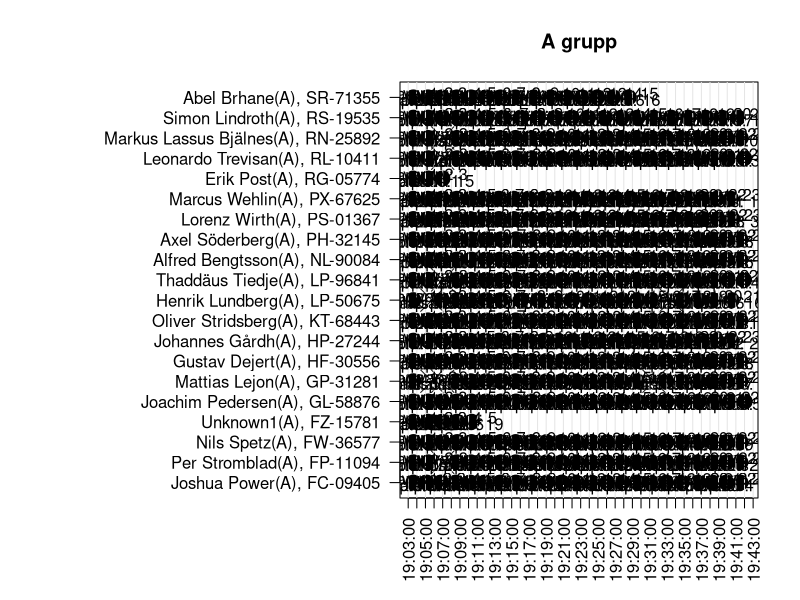
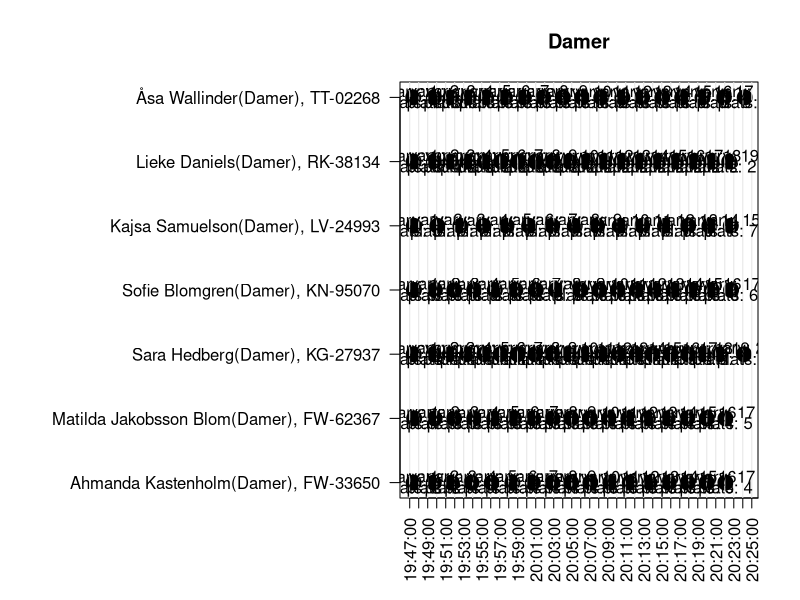
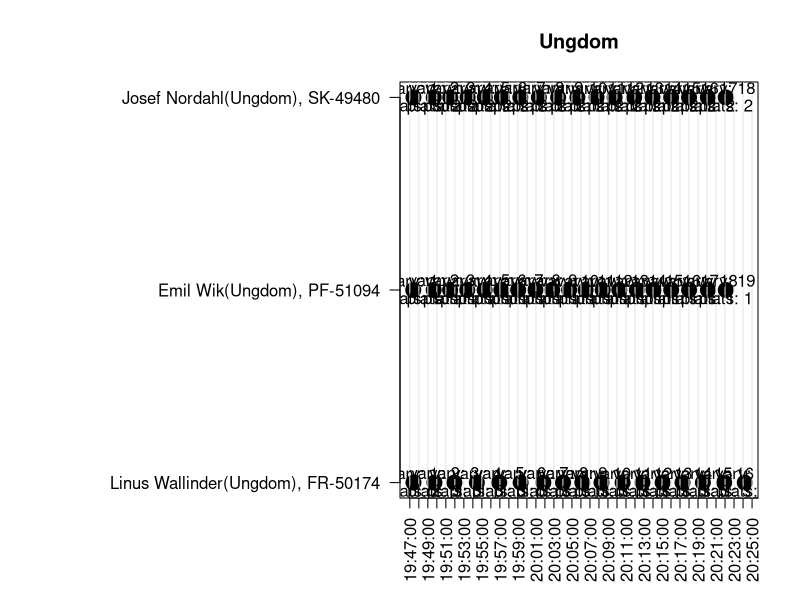
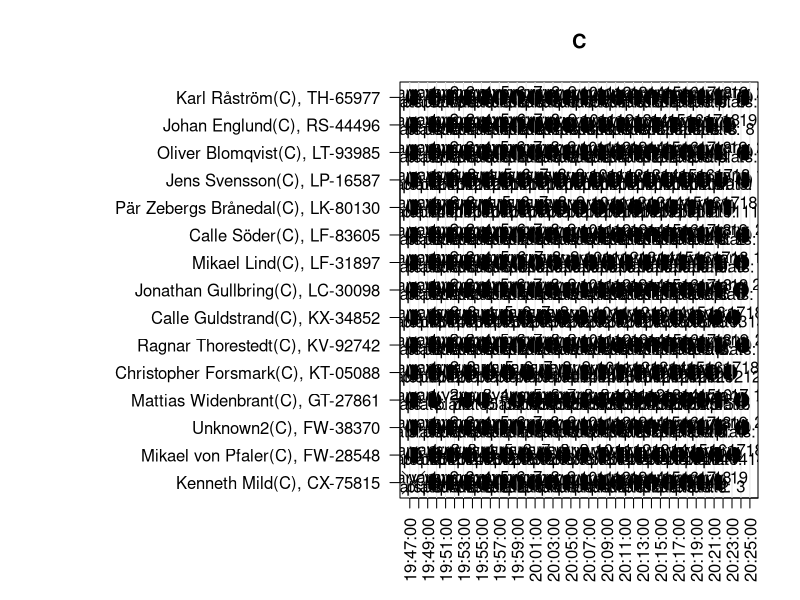
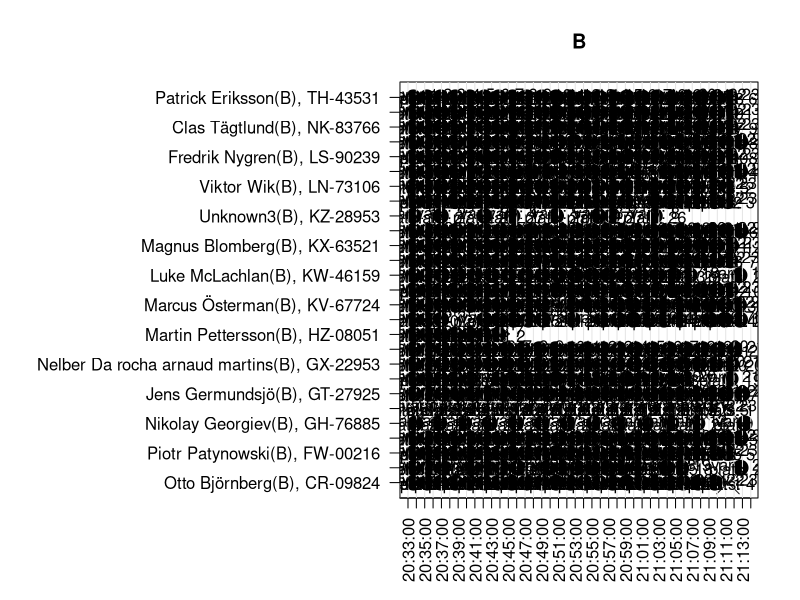

The R source for these figures, in order:
library(readxl)

## Read the startlist
startlist <- readxl::read_xlsx("startlist.xlsx")

## Read the results and som manual entries
df <- read.table("20250806-212445-0212BD-SF.txt")
df2 <- read.table("extradata.txt")
names(df) <- c("pass", "chip", "info", "date", "time", "info1", "info2")
names(df2) <- c("pass", "chip", "info", "date", "time", "info1", "info2")
df$type <- "chip_read"
df2$type <- "manual"
df <- rbind(df, df2)
df$type <- c("black", "grey10")[as.numeric(as.factor(df$type))]
df$pch <- c(20, 4)[as.numeric(as.factor(df$type))]
df$datetime <- as.POSIXlt(paste(df$date, df$time), format = "%Y-%m-%d %H:%M:%OS")

## Add the name and class to the results
df$name <- startlist$Namn[match(df$chip, startlist$ChipNr)]
df$class <- startlist$Klass[match(df$chip, startlist$ChipNr)]

## limit to just today
df <- df[df$datetime >= as.POSIXlt("2025-08-06 18:50:00.000", format = "%Y-%m-%d %H:%M:%OS"), ]

## Check for anyone with no Chip times:
startlist[!startlist$ChipNr %in% df$chip, ]
## We know that Henrik Holm started and was first in B


## Graph the results of A
pdf("A.pdf", width = 48, height = 24)
par(mar = c(5.1, 20, 4.1, 2.1))
cutoff1 <- as.POSIXlt("2025-08-06 19:03:00.000", format = "%Y-%m-%d %H:%M:%OS")
cutoff2 <- as.POSIXlt("2025-08-06 19:43:00.000", format = "%Y-%m-%d %H:%M:%OS")
df2 <- df[df$datetime > cutoff1 & df$datetime < cutoff2, ]
df2 <- df2[order(df2$chip, df2$datetime), ]
df2$chip <- as.factor(df2$chip)
##
## Add the lap number
df2$lap <- as.numeric(ave(df2$datetime, df2$chip, FUN = rank))
df2$placing <- as.numeric(ave(df2$datetime, df2$lap, FUN = rank))
##
plot(y = df2$chip, x = df2$datetime,
     type = "p", pch = df2$pch, yaxt = "n",
     ylab = "", xlab = "", xaxt = "n",
     main = "A grupp", col = df2$type, cex = 3)
labsy <- levels(df2$chip)
name <- startlist$Namn[match(labsy, startlist$ChipNr)]
class <- startlist$Klass[match(labsy, startlist$ChipNr)]
axis(side = 2, at = sort(as.numeric(unique(df2$chip))),
     labels = paste0(name, "(", class, ")", ", ", labsy), las = 1)
labsx <- seq(from = cutoff1,
             to = cutoff2,
             length.out = 41)
labsx <- format(as.POSIXlt(labsx), "%H:%M:%S")
times <- seq(from = cutoff1,
             to = cutoff2,
             length.out = 41)
axis(side = 1, at = times, las = 2, labels = labsx)
abline(v = times, col = "grey90")
## Add lap number and rank
text(x = df2$datetime,
     y = as.numeric(df2$chip) + 0.2,
     labels = paste0("varv: ", df2$lap))
text(x = df2$datetime,
     y = as.numeric(df2$chip) - 0.2,
     labels = paste0("plats: ", df2$placing))
dev.off()

pdf("Damer.pdf", width = 48, height = 24)
par(mar = c(5.1, 20, 4.1, 2.1))
cutoff1 <- as.POSIXlt("2025-08-06 19:47:00.000", format = "%Y-%m-%d %H:%M:%OS")
cutoff2 <- as.POSIXlt("2025-08-06 20:27:00.000", format = "%Y-%m-%d %H:%M:%OS")
df2 <- df[df$datetime > cutoff1 & df$datetime < cutoff2 & df$class == "Damer", ]
df2 <- df2[order(df2$chip, df2$datetime), ]
df2$chip <- as.factor(df2$chip)
##
## Add the lap number
df2$lap <- as.numeric(ave(df2$datetime, df2$chip, FUN = rank))
df2$placing <- as.numeric(ave(df2$datetime, df2$lap, FUN = rank))
##
plot(y = df2$chip, x = df2$datetime,
     type = "p", pch = df2$pch, yaxt = "n",
     ylab = "", xlab = "", xaxt = "n",
     main = "Damer", col = df2$type, cex = 3)
labsy <- levels(df2$chip)
name <- startlist$Namn[match(labsy, startlist$ChipNr)]
class <- startlist$Klass[match(labsy, startlist$ChipNr)]
axis(side = 2, at = sort(as.numeric(unique(df2$chip))),
     labels = paste0(name, "(", class, ")", ", ", labsy), las = 1)
labsx <- seq(from = cutoff1,
             to = cutoff2,
             length.out = 41)
labsx <- format(as.POSIXlt(labsx), "%H:%M:%S")
times <- seq(from = cutoff1,
             to = cutoff2,
             length.out = 41)
axis(side = 1, at = times, las = 2, labels = labsx)
abline(v = times, col = "grey90")
## Add lap number and rank
text(x = df2$datetime,
     y = as.numeric(df2$chip) + 0.1,
     labels = paste0("varv: ", df2$lap))
text(x = df2$datetime,
     y = as.numeric(df2$chip) - 0.1,
     labels = paste0("plats: ", df2$placing))
dev.off()

pdf("Ungdomar.pdf", width = 48, height = 12)
par(mar = c(5.1, 20, 4.1, 2.1))
cutoff1 <- as.POSIXlt("2025-08-06 19:47:00.000", format = "%Y-%m-%d %H:%M:%OS")
cutoff2 <- as.POSIXlt("2025-08-06 20:27:00.000", format = "%Y-%m-%d %H:%M:%OS")
df2 <- df[df$datetime > cutoff1 & df$datetime < cutoff2 & df$class == "Ungdom", ]
df2 <- df2[order(df2$chip, df2$datetime), ]
df2$chip <- as.factor(df2$chip)
##
## Add the lap number
df2$lap <- as.numeric(ave(df2$datetime, df2$chip, FUN = rank))
df2$placing <- as.numeric(ave(df2$datetime, df2$lap, FUN = rank))
##
plot(y = df2$chip, x = df2$datetime,
     type = "p", pch = df2$pch, yaxt = "n",
     ylab = "", xlab = "", xaxt = "n",
     main = "Ungdom", col = df2$type, cex = 3)
labsy <- levels(df2$chip)
name <- startlist$Namn[match(labsy, startlist$ChipNr)]
class <- startlist$Klass[match(labsy, startlist$ChipNr)]
axis(side = 2, at = sort(as.numeric(unique(df2$chip))),
     labels = paste0(name, "(", class, ")", ", ", labsy), las = 1)
labsx <- seq(from = cutoff1,
             to = cutoff2,
             length.out = 41)
labsx <- format(as.POSIXlt(labsx), "%H:%M:%S")
times <- seq(from = cutoff1,
             to = cutoff2,
             length.out = 41)
axis(side = 1, at = times, las = 2, labels = labsx)
abline(v = times, col = "grey90")
## Add lap number and rank
text(x = df2$datetime,
     y = as.numeric(df2$chip) + 0.05,
     labels = paste0("varv: ", df2$lap))
text(x = df2$datetime,
     y = as.numeric(df2$chip) - 0.05,
     labels = paste0("plats: ", df2$placing))
dev.off()

pdf("C.pdf", width = 48, height = 24)
par(mar = c(5.1, 20, 4.1, 2.1))
cutoff1 <- as.POSIXlt("2025-08-06 19:47:00.000", format = "%Y-%m-%d %H:%M:%OS")
cutoff2 <- as.POSIXlt("2025-08-06 20:27:00.000", format = "%Y-%m-%d %H:%M:%OS")
df2 <- df[df$datetime > cutoff1 & df$datetime < cutoff2 & df$class == "C", ]
df2 <- df2[order(df2$chip, df2$datetime), ]
df2$chip <- as.factor(df2$chip)
##
## Add the lap number
df2$lap <- as.numeric(ave(df2$datetime, df2$chip, FUN = rank))
df2$placing <- as.numeric(ave(df2$datetime, df2$lap, FUN = rank))
##
plot(y = df2$chip, x = df2$datetime,
     type = "p", pch = df2$pch, yaxt = "n",
     ylab = "", xlab = "", xaxt = "n",
     main = "C", col = df2$type, cex = 3)
labsy <- levels(df2$chip)
name <- startlist$Namn[match(labsy, startlist$ChipNr)]
class <- startlist$Klass[match(labsy, startlist$ChipNr)]
axis(side = 2, at = sort(as.numeric(unique(df2$chip))),
     labels = paste0(name, "(", class, ")", ", ", labsy), las = 1)
labsx <- seq(from = cutoff1,
             to = cutoff2,
             length.out = 41)
labsx <- format(as.POSIXlt(labsx), "%H:%M:%S")
times <- seq(from = cutoff1,
             to = cutoff2,
             length.out = 41)
axis(side = 1, at = times, las = 2, labels = labsx)
abline(v = times, col = "grey90")
## Add lap number and rank
text(x = df2$datetime,
     y = as.numeric(df2$chip) + 0.2,
     labels = paste0("varv: ", df2$lap))
text(x = df2$datetime,
     y = as.numeric(df2$chip) - 0.2,
     labels = paste0("plats: ", df2$placing))
dev.off()

pdf("B.pdf", width = 48, height = 24)
par(mar = c(5.1, 20, 4.1, 2.1))
cutoff1 <- as.POSIXlt("2025-08-06 20:32:00.000", format = "%Y-%m-%d %H:%M:%OS")
cutoff2 <- as.POSIXlt("2025-08-06 21:14:00.000", format = "%Y-%m-%d %H:%M:%OS")
df2 <- df[df$datetime > cutoff1 & df$datetime < cutoff2 & df$class == "B", ]
df2 <- df2[order(df2$chip, df2$datetime), ]
df2$chip <- as.factor(df2$chip)
##
## Add the lap number
df2$lap <- as.numeric(ave(df2$datetime, df2$chip, FUN = rank))
df2$placing <- as.numeric(ave(df2$datetime, df2$lap, FUN = rank))
##
plot(y = df2$chip, x = df2$datetime,
     type = "p", pch = df2$pch, yaxt = "n",
     ylab = "", xlab = "", xaxt = "n",
     main = "B", col = df2$type, cex = 3)
labsy <- levels(df2$chip)
name <- startlist$Namn[match(labsy, startlist$ChipNr)]
class <- startlist$Klass[match(labsy, startlist$ChipNr)]
axis(side = 2, at = sort(as.numeric(unique(df2$chip))),
     labels = paste0(name, "(", class, ")", ", ", labsy), las = 1)
labsx <- seq(from = cutoff1,
             to = cutoff2,
             length.out = 43)
labsx <- format(as.POSIXlt(labsx), "%H:%M:%S")
times <- seq(from = cutoff1,
             to = cutoff2,
             length.out = 43)
axis(side = 1, at = times, las = 2, labels = labsx)
abline(v = times, col = "grey90")
## Add lap number and rank
text(x = df2$datetime,
     y = as.numeric(df2$chip) + 0.2,
     labels = paste0("varv: ", df2$lap))
text(x = df2$datetime,
     y = as.numeric(df2$chip) - 0.2,
     labels = paste0("plats: ", df2$placing))
dev.off()
